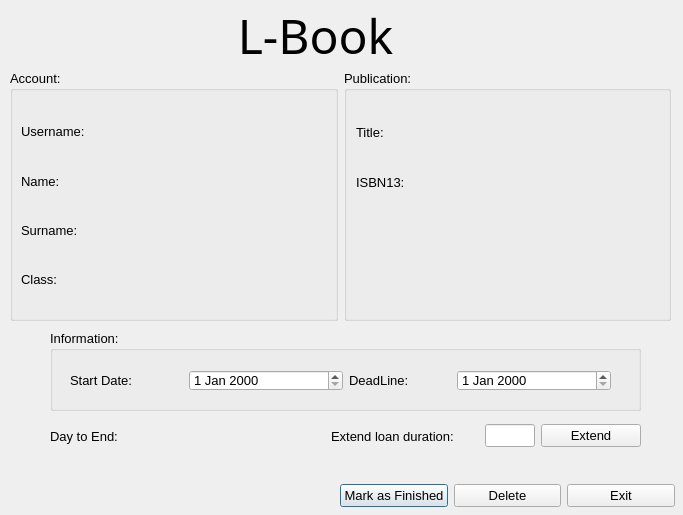
<?xml version="1.0" encoding="UTF-8"?>
<ui version="4.0">
 <class>showLoan</class>
 <widget class="QDialog" name="showLoan">
  <property name="geometry">
   <rect>
    <x>0</x>
    <y>0</y>
    <width>683</width>
    <height>515</height>
   </rect>
  </property>
  <property name="windowTitle">
   <string>Dialog</string>
  </property>
  <widget class="QLabel" name="logoLabel">
   <property name="geometry">
    <rect>
     <x>0</x>
     <y>0</y>
     <width>631</width>
     <height>71</height>
    </rect>
   </property>
   <property name="font">
    <font>
     <family>A Charming Font Expanded</family>
     <pointsize>36</pointsize>
    </font>
   </property>
   <property name="text">
    <string>L-Book</string>
   </property>
   <property name="alignment">
    <set>Qt::AlignCenter</set>
   </property>
   <property name="textInteractionFlags">
    <set>Qt::NoTextInteraction</set>
   </property>
  </widget>
  <widget class="QGroupBox" name="groupBox_3">
   <property name="geometry">
    <rect>
     <x>50</x>
     <y>330</y>
     <width>591</width>
     <height>81</height>
    </rect>
   </property>
   <property name="font">
    <font>
     <pointsize>10</pointsize>
    </font>
   </property>
   <property name="title">
    <string>Information:</string>
   </property>
   <widget class="QDateEdit" name="startDate">
    <property name="geometry">
     <rect>
      <x>139</x>
      <y>40</y>
      <width>154</width>
      <height>21</height>
     </rect>
    </property>
   </widget>
   <widget class="QLabel" name="label_19">
    <property name="geometry">
     <rect>
      <x>20</x>
      <y>40</y>
      <width>83</width>
      <height>21</height>
     </rect>
    </property>
    <property name="text">
     <string>Start Date:</string>
    </property>
   </widget>
   <widget class="QLabel" name="endLabel">
    <property name="geometry">
     <rect>
      <x>299</x>
      <y>40</y>
      <width>75</width>
      <height>21</height>
     </rect>
    </property>
    <property name="text">
     <string>DeadLine:</string>
    </property>
   </widget>
   <widget class="QDateEdit" name="endDate">
    <property name="geometry">
     <rect>
      <x>407</x>
      <y>40</y>
      <width>154</width>
      <height>21</height>
     </rect>
    </property>
   </widget>
  </widget>
  <widget class="QWidget" name="layoutWidget_1">
   <property name="geometry">
    <rect>
     <x>340</x>
     <y>480</y>
     <width>335</width>
     <height>32</height>
    </rect>
   </property>
   <layout class="QHBoxLayout" name="horizontalLayout_2">
    <item>
     <widget class="QPushButton" name="finishedButton">
      <property name="font">
       <font>
        <pointsize>10</pointsize>
       </font>
      </property>
      <property name="text">
       <string>Mark as Finished</string>
      </property>
     </widget>
    </item>
    <item>
     <widget class="QPushButton" name="deleteButton">
      <property name="font">
       <font>
        <pointsize>10</pointsize>
       </font>
      </property>
      <property name="text">
       <string>Delete</string>
      </property>
     </widget>
    </item>
    <item>
     <widget class="QPushButton" name="exitButton">
      <property name="font">
       <font>
        <pointsize>10</pointsize>
       </font>
      </property>
      <property name="text">
       <string>Exit</string>
      </property>
     </widget>
    </item>
   </layout>
  </widget>
  <widget class="QWidget" name="layoutWidget_2">
   <property name="geometry">
    <rect>
     <x>50</x>
     <y>420</y>
     <width>591</width>
     <height>32</height>
    </rect>
   </property>
   <layout class="QHBoxLayout" name="horizontalLayout">
    <item>
     <widget class="QLabel" name="dayEndLabel">
      <property name="maximumSize">
       <size>
        <width>120</width>
        <height>16777215</height>
       </size>
      </property>
      <property name="font">
       <font>
        <pointsize>10</pointsize>
       </font>
      </property>
      <property name="text">
       <string>Day to End:</string>
      </property>
     </widget>
    </item>
    <item>
     <widget class="QLabel" name="endDayLabel">
      <property name="font">
       <font>
        <pointsize>10</pointsize>
       </font>
      </property>
      <property name="text">
       <string/>
      </property>
     </widget>
    </item>
    <item>
     <widget class="QLabel" name="extendLabel">
      <property name="font">
       <font>
        <pointsize>10</pointsize>
       </font>
      </property>
      <property name="text">
       <string>Extend loan duration:</string>
      </property>
      <property name="textInteractionFlags">
       <set>Qt::NoTextInteraction</set>
      </property>
     </widget>
    </item>
    <item>
     <widget class="QLineEdit" name="extendLine">
      <property name="maximumSize">
       <size>
        <width>50</width>
        <height>16777215</height>
       </size>
      </property>
      <property name="font">
       <font>
        <pointsize>10</pointsize>
       </font>
      </property>
     </widget>
    </item>
    <item>
     <widget class="QPushButton" name="extendButton">
      <property name="maximumSize">
       <size>
        <width>100</width>
        <height>16777215</height>
       </size>
      </property>
      <property name="font">
       <font>
        <pointsize>10</pointsize>
       </font>
      </property>
      <property name="text">
       <string>Extend</string>
      </property>
     </widget>
    </item>
   </layout>
  </widget>
  <widget class="QGroupBox" name="groupBox">
   <property name="geometry">
    <rect>
     <x>10</x>
     <y>70</y>
     <width>328</width>
     <height>251</height>
    </rect>
   </property>
   <property name="font">
    <font>
     <pointsize>10</pointsize>
    </font>
   </property>
   <property name="title">
    <string>Account:</string>
   </property>
   <widget class="QWidget" name="layoutWidget_3">
    <property name="geometry">
     <rect>
      <x>11</x>
      <y>40</y>
      <width>281</width>
      <height>191</height>
     </rect>
    </property>
    <layout class="QHBoxLayout" name="horizontalLayout_3">
     <item>
      <layout class="QVBoxLayout" name="verticalLayout_3">
       <item>
        <widget class="QLabel" name="label_2">
         <property name="font">
          <font>
           <pointsize>10</pointsize>
          </font>
         </property>
         <property name="text">
          <string>Username:</string>
         </property>
         <property name="textInteractionFlags">
          <set>Qt::NoTextInteraction</set>
         </property>
        </widget>
       </item>
       <item>
        <widget class="QLabel" name="label_3">
         <property name="font">
          <font>
           <pointsize>10</pointsize>
          </font>
         </property>
         <property name="text">
          <string>Name:</string>
         </property>
         <property name="textInteractionFlags">
          <set>Qt::NoTextInteraction</set>
         </property>
        </widget>
       </item>
       <item>
        <widget class="QLabel" name="label_4">
         <property name="font">
          <font>
           <pointsize>10</pointsize>
          </font>
         </property>
         <property name="text">
          <string>Surname:</string>
         </property>
         <property name="textInteractionFlags">
          <set>Qt::NoTextInteraction</set>
         </property>
        </widget>
       </item>
       <item>
        <widget class="QLabel" name="label_5">
         <property name="font">
          <font>
           <pointsize>10</pointsize>
          </font>
         </property>
         <property name="text">
          <string>Class:</string>
         </property>
         <property name="textInteractionFlags">
          <set>Qt::NoTextInteraction</set>
         </property>
        </widget>
       </item>
      </layout>
     </item>
     <item>
      <layout class="QVBoxLayout" name="verticalLayout_4">
       <item>
        <widget class="QLabel" name="usernameLabel">
         <property name="font">
          <font>
           <pointsize>10</pointsize>
          </font>
         </property>
         <property name="text">
          <string/>
         </property>
         <property name="textInteractionFlags">
          <set>Qt::NoTextInteraction</set>
         </property>
        </widget>
       </item>
       <item>
        <widget class="QLabel" name="nameLabel">
         <property name="font">
          <font>
           <pointsize>10</pointsize>
          </font>
         </property>
         <property name="text">
          <string/>
         </property>
         <property name="textInteractionFlags">
          <set>Qt::NoTextInteraction</set>
         </property>
        </widget>
       </item>
       <item>
        <widget class="QLabel" name="surnameLabel">
         <property name="font">
          <font>
           <pointsize>10</pointsize>
          </font>
         </property>
         <property name="text">
          <string/>
         </property>
         <property name="textInteractionFlags">
          <set>Qt::NoTextInteraction</set>
         </property>
        </widget>
       </item>
       <item>
        <widget class="QLabel" name="classLabel">
         <property name="font">
          <font>
           <pointsize>10</pointsize>
          </font>
         </property>
         <property name="text">
          <string/>
         </property>
         <property name="textInteractionFlags">
          <set>Qt::NoTextInteraction</set>
         </property>
        </widget>
       </item>
      </layout>
     </item>
    </layout>
   </widget>
  </widget>
  <widget class="QGroupBox" name="publicationBox">
   <property name="geometry">
    <rect>
     <x>344</x>
     <y>70</y>
     <width>327</width>
     <height>251</height>
    </rect>
   </property>
   <property name="font">
    <font>
     <pointsize>10</pointsize>
    </font>
   </property>
   <property name="title">
    <string>Publication:</string>
   </property>
   <widget class="QWidget" name="layoutWidget_4">
    <property name="geometry">
     <rect>
      <x>12</x>
      <y>41</y>
      <width>291</width>
      <height>191</height>
     </rect>
    </property>
    <layout class="QHBoxLayout" name="horizontalLayout_4">
     <item>
      <layout class="QVBoxLayout" name="verticalLayout_2">
       <item>
        <widget class="QLabel" name="label_10">
         <property name="maximumSize">
          <size>
           <width>100</width>
           <height>16777215</height>
          </size>
         </property>
         <property name="font">
          <font>
           <pointsize>10</pointsize>
          </font>
         </property>
         <property name="text">
          <string>Title:</string>
         </property>
         <property name="textInteractionFlags">
          <set>Qt::NoTextInteraction</set>
         </property>
        </widget>
       </item>
       <item>
        <widget class="QLabel" name="label_11">
         <property name="maximumSize">
          <size>
           <width>100</width>
           <height>16777215</height>
          </size>
         </property>
         <property name="font">
          <font>
           <pointsize>10</pointsize>
          </font>
         </property>
         <property name="text">
          <string>ISBN13:</string>
         </property>
         <property name="textInteractionFlags">
          <set>Qt::NoTextInteraction</set>
         </property>
        </widget>
       </item>
       <item>
        <widget class="QLabel" name="poliLabel_0">
         <property name="maximumSize">
          <size>
           <width>100</width>
           <height>16777215</height>
          </size>
         </property>
         <property name="font">
          <font>
           <pointsize>10</pointsize>
          </font>
         </property>
         <property name="text">
          <string/>
         </property>
         <property name="textInteractionFlags">
          <set>Qt::NoTextInteraction</set>
         </property>
        </widget>
       </item>
       <item>
        <widget class="QLabel" name="poliLabel_2">
         <property name="maximumSize">
          <size>
           <width>100</width>
           <height>16777215</height>
          </size>
         </property>
         <property name="font">
          <font>
           <pointsize>10</pointsize>
          </font>
         </property>
         <property name="text">
          <string/>
         </property>
         <property name="textInteractionFlags">
          <set>Qt::NoTextInteraction</set>
         </property>
        </widget>
       </item>
      </layout>
     </item>
     <item>
      <layout class="QVBoxLayout" name="verticalLayout">
       <item>
        <widget class="QLabel" name="titleLabel">
         <property name="font">
          <font>
           <pointsize>10</pointsize>
          </font>
         </property>
         <property name="text">
          <string/>
         </property>
         <property name="textInteractionFlags">
          <set>Qt::NoTextInteraction</set>
         </property>
        </widget>
       </item>
       <item>
        <widget class="QLabel" name="isbnLabel">
         <property name="font">
          <font>
           <pointsize>10</pointsize>
          </font>
         </property>
         <property name="text">
          <string/>
         </property>
         <property name="textInteractionFlags">
          <set>Qt::NoTextInteraction</set>
         </property>
        </widget>
       </item>
       <item>
        <widget class="QLabel" name="poliLabel_1">
         <property name="font">
          <font>
           <pointsize>10</pointsize>
          </font>
         </property>
         <property name="text">
          <string/>
         </property>
         <property name="textInteractionFlags">
          <set>Qt::NoTextInteraction</set>
         </property>
        </widget>
       </item>
       <item>
        <widget class="QLabel" name="poliLabel_3">
         <property name="font">
          <font>
           <pointsize>10</pointsize>
          </font>
         </property>
         <property name="text">
          <string/>
         </property>
         <property name="textInteractionFlags">
          <set>Qt::NoTextInteraction</set>
         </property>
        </widget>
       </item>
      </layout>
     </item>
    </layout>
   </widget>
  </widget>
 </widget>
 <resources/>
 <connections/>
</ui>
